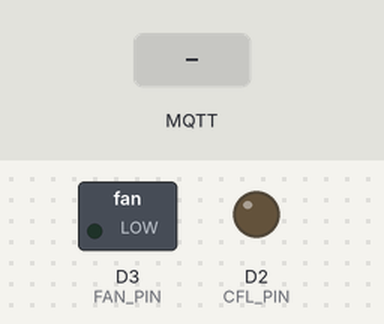
The sketch below on a simulated ESP8266 (NodeMCU). Parts: switched loads named in the sketch (green lamp = pin HIGH), output pins drawn as LEDs (lit = HIGH). The test bench sets the inputs (shaded band). WiFi joins after 1.5 s; servers stay silent unless stated; no MQTT or app messages arrive unless stated; what the sketch prints to the serial monitor is not drawn.

Above: at 2.8 s.
2.9 s: MQTT message "ON" arrives on the first subscribed topic
At 4.7 s:
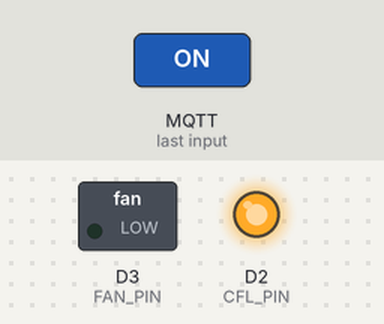
5.1 s: MQTT message "ON" arrives on the second subscribed topic
At 6.3 s:
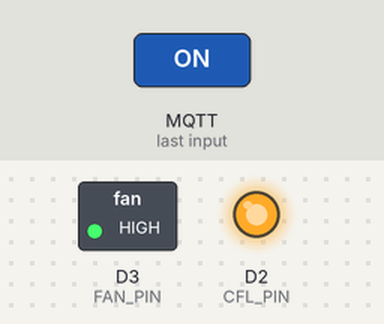
7.1 s: MQTT message "OFF" arrives on the first subscribed topic
At 9.1 s:
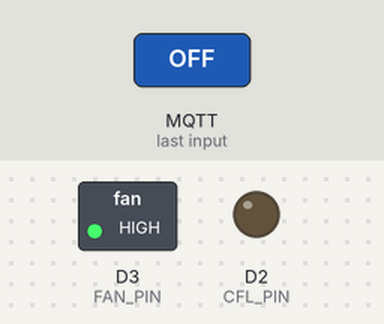
Timing chart, 0 to 10.6 s (numbered marks = the images above; inputs shaded):
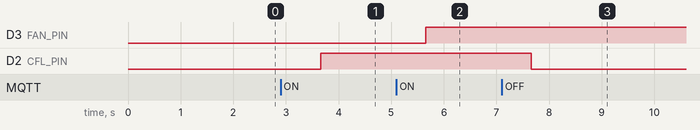

Measured:
- after the input at 2.9 s, D2 (CFL_PIN): LOW → HIGH after 0.76 s
- after the input at 5.1 s, D3 (FAN_PIN): LOW → HIGH after 0.56 s
- after the input at 7.1 s, D2 (CFL_PIN): HIGH → LOW after 0.56 s

The sketch:

MQTT.ino
```cpp
//Requires PubSubClient found here: https://github.com/knolleary/pubsubclient
#include <PubSubClient.h>
#include <ESP8266WiFi.h>

//setup
#define CFL_PIN D2
#define FAN_PIN D3
#define MQTT_SERVER "192.168.0.119"
const char* ssid = "presha";
const char* password = "change_it";
char* stateTopicCFL = "bedroom/cflSwitch";
char* commandTopicCFL = "bedroom/cflSwitch/set";
char* stateTopicFan = "bedroom/fanSwitch";
char* commandTopicFan = "bedroom/fanSwitch/set";

WiFiClient wifiClient;
PubSubClient client(wifiClient);

void callback(char* topic, byte* payload, unsigned int length) {
  Serial.print("Message arrived [");
  Serial.print(topic);
  Serial.print("]_");
  String message = "";
  for (int i = 0; i < length; i++) {
    Serial.print((char)payload[i]);
    message = message+(char)payload[i];
  }
  Serial.print("_\n");
  Serial.print("_"+message+"_");
  String topicStr = topic;

  if (topicStr == commandTopicCFL)
  {
    if  (message == "ON"){
      Serial.print("\nOn called\n");
      digitalWrite(CFL_PIN, HIGH);
    }else if (message == "OFF"){
      Serial.print("\nOff called\n");
      digitalWrite(CFL_PIN, LOW);
    }
  } else if (topicStr == commandTopicFan) {
    if  (message == "ON"){
      Serial.print("\nOn called\n");
      digitalWrite(FAN_PIN, HIGH);
    }else if (message == "OFF"){
      Serial.print("\nOff called\n");
      digitalWrite(FAN_PIN, LOW);
    }
  }
}

void reconnect() {
  Serial.println("reconnect()");
  //attempt to connect to the wifi if connection is lost
  if(WiFi.status() != WL_CONNECTED){
    //loop while we wait for connection
    while (WiFi.status() != WL_CONNECTED) {
      delay(500);
      Serial.print("Try again");
    }
  }

  //make sure we are connected to WIFI before attemping to reconnect to MQTT
  if(WiFi.status() == WL_CONNECTED){
  // Loop until we're reconnected to the MQTT server
    while (!client.connected()) {
      // Generate client name based on MAC address and last 8 bits of microsecond counter
      String clientName;
      clientName += "esp8266-";
      uint8_t mac[6];
      WiFi.macAddress(mac);
      clientName += macToStr(mac);

      //if connected, subscribe to the topic(s) we want to be notified about
      if (client.connect((char*) clientName.c_str())) {
        //subscribe to topics here
        Serial.println("client connected");
        client.subscribe(commandTopicCFL);
        client.subscribe(commandTopicFan);
      }
    }
  }
}

//generate unique name from MAC addr
String macToStr(const uint8_t* mac){
  String result;

  for (int i = 0; i < 6; ++i) {
    result += String(mac[i], 16);
    if (i < 5){
      result += ':';
    }
  }

  return result;
}

void state(){
  if (digitalRead(CFL_PIN) == HIGH){
    client.publish(stateTopicCFL, "ON");
  }else{
    client.publish(stateTopicCFL, "OFF");
  }

  if (digitalRead(FAN_PIN) == HIGH){
    client.publish(stateTopicFan, "ON");
  }else{
    client.publish(stateTopicFan, "OFF");
  }
}

void setup() {
  // put your setup code here, to run once:
  Serial.begin(115200);
  delay(100);
  Serial.println("MQTT Bedroom");

  pinMode(CFL_PIN, OUTPUT);
  pinMode(FAN_PIN, OUTPUT);

  client.setServer(MQTT_SERVER, 1883);
  client.setCallback(callback);

  //start wifi subsystem
  WiFi.begin(ssid, password);
  WiFi.enableAP(false);

  //attempt to connect to the WIFI network and then connect to the MQTT server
  reconnect();
}

void loop() {
 state();

 if (!client.connected() && WiFi.status() == 3) { reconnect();  }

 client.loop();
 delay(1000);
}
```
